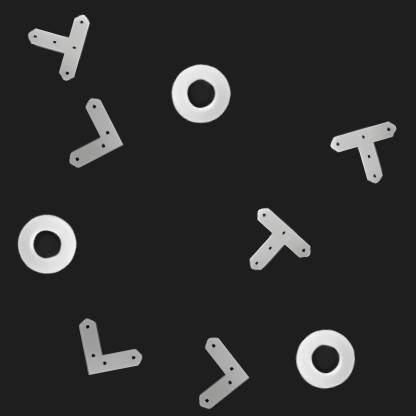
#> input picture datasets_new_back/images/train/image0.png, 416 x 416 px; its folder holds 4 pictures in this run
$ python input_back.py
#> lines starting #> are read from the running program, lines starting #| are printed output that depends on the picture; after the words box and inside, x2 and y2 are one past the last pixel; in counts of white or black regions, pixels touching at a corner belong together; pictures that were not available may be replaced by others from this repository, and a replacement may not be noted
# 入力画像に異なる背景画像にする
import cv2
import numpy as np
import os

number = 20
for i in range(number):
    image_path = 'datasets_new_back/images/'
    os.makedirs(image_path+'train/', exist_ok=True)
    os.makedirs(image_path+'val/', exist_ok=True)
    # 画像の読み込み
    if i < 16:
        image = cv2.imread(f'datasets_new_back/images/train/image{i}.png')
#> image is the input picture: shape (416, 416, 3); mean B, G, R 45.1, 45.2, 45.1
    else:
        image = cv2.imread(f'datasets_new_back/images/val/image{i}.png')
    back_img = cv2.imread('../Testpython/image/back_30.jpg')
    back_img = cv2.resize(back_img, (416,416))

    # 白色の部分をマスクして
    gray_img = cv2.cvtColor(image, cv2.COLOR_BGR2GRAY)
    thre, mask = cv2.threshold(gray_img, 20, 40, cv2.THRESH_BINARY)
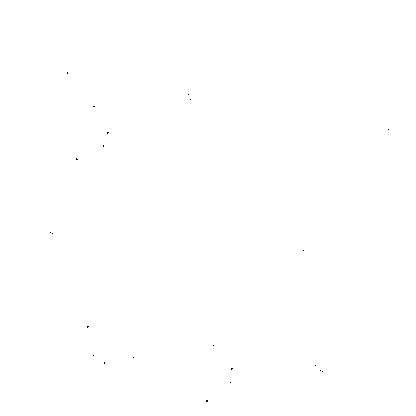
#> mask: shape (416, 416); values 0 (black) and 40 (white), 100% white; black in thin lines or dots, all inside (x1, y1, x2, y2) = (50, 72, 389, 402)

    # マスク画像の反転
    mask_inv = cv2.bitwise_not(mask)

    # 画像と背景を合成
    result = cv2.bitwise_and(image, image, mask=mask_inv)
    back_portion = cv2.bitwise_and(back_img, back_img, mask=mask)
    final_img = cv2.add(result, back_portion)
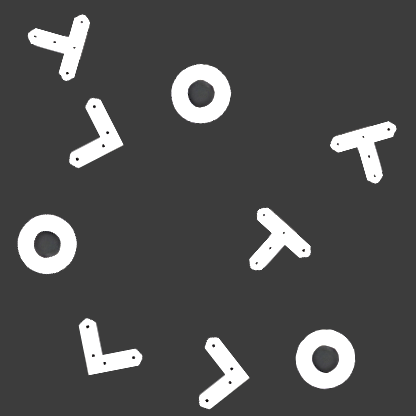
#> final_img: shape (416, 416, 3); mean B, G, R 78.5, 78.4, 78.4

    # cv2.imshow('output', final_img)
    # cv2.waitKey(0)
    # cv2.destroyAllWindows()
    if i < 16:
        cv2.imwrite(image_path+f'train/image{i+16}.png', final_img)
    else:
        cv2.imwrite(image_path+f'val/image{i+16}.png', final_img)
#> pass 2 of the loop `for i in range(number):`:
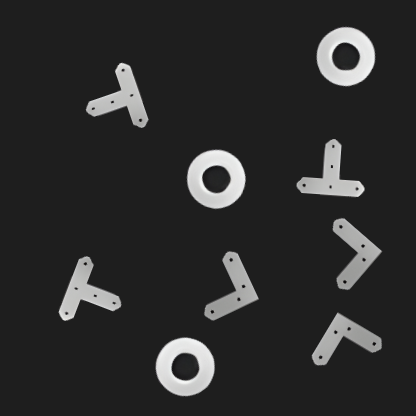
#> input picture datasets_new_back/images/train/image1.png, 416 x 416 px
#> image is the input picture: shape (416, 416, 3); mean B, G, R 45.1, 45.2, 45.1
#> `thre, mask = cv2.threshold(gray_img, 20, 40, cv2.THRESH_BINARY)`:
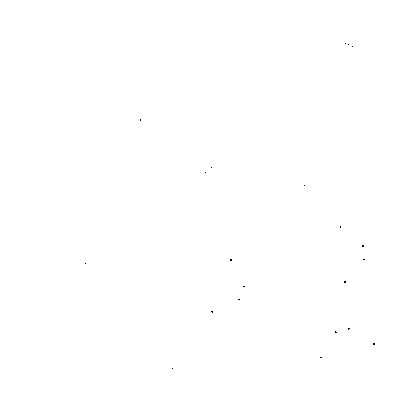
#> mask: shape (416, 416); values 0 (black) and 40 (white), 100% white; black in thin lines or dots, all inside (x1, y1, x2, y2) = (85, 43, 375, 369)
#> `final_img = cv2.add(result, back_portion)`:
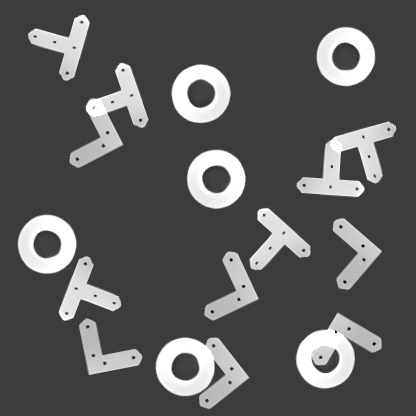
#> final_img: shape (416, 416, 3); mean B, G, R 89.6, 89.6, 89.6
#> (the run stopped early here; a loop or call above may not have finished)
